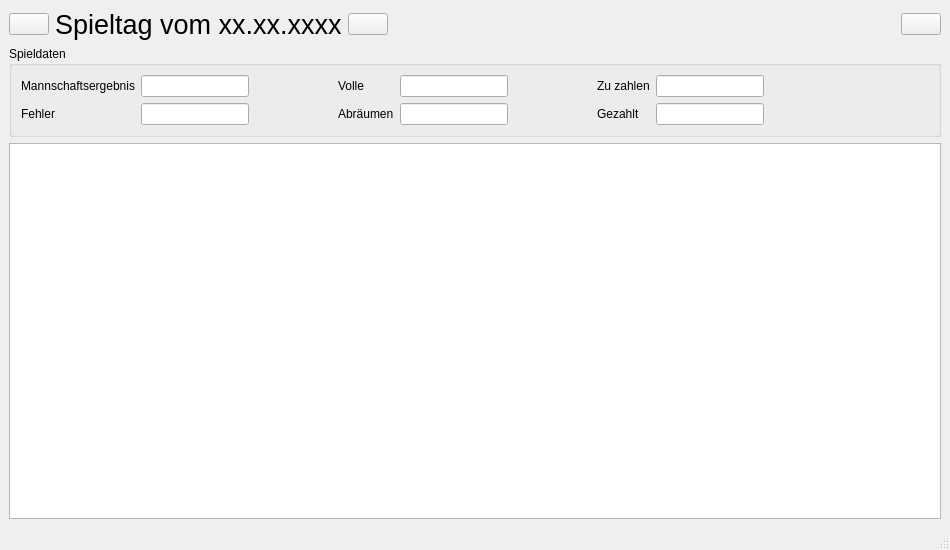
<?xml version="1.0" encoding="UTF-8"?>
<ui version="4.0">
 <class>MainWindow</class>
 <widget class="QMainWindow" name="MainWindow">
  <property name="geometry">
   <rect>
    <x>0</x>
    <y>0</y>
    <width>950</width>
    <height>550</height>
   </rect>
  </property>
  <property name="windowTitle">
   <string>RT 2 gem Kegelkasse</string>
  </property>
  <widget class="QWidget" name="centralwidget">
   <layout class="QGridLayout" name="gridLayout">
    <item row="0" column="0">
     <layout class="QVBoxLayout" name="verticalLayout">
      <item>
       <layout class="QHBoxLayout" name="horizontalLayout">
        <item>
         <widget class="QPushButton" name="previous_push_button">
          <property name="text">
           <string/>
          </property>
          <property name="icon">
           <iconset theme="go-previous"/>
          </property>
         </widget>
        </item>
        <item>
         <widget class="QLabel" name="game_day_label">
          <property name="font">
           <font>
            <pointsize>20</pointsize>
           </font>
          </property>
          <property name="text">
           <string>Spieltag vom xx.xx.xxxx</string>
          </property>
         </widget>
        </item>
        <item>
         <widget class="QPushButton" name="next_push_button">
          <property name="text">
           <string/>
          </property>
          <property name="icon">
           <iconset theme="go-next"/>
          </property>
         </widget>
        </item>
        <item>
         <spacer name="horizontalSpacer">
          <property name="orientation">
           <enum>Qt::Orientation::Horizontal</enum>
          </property>
          <property name="sizeHint" stdset="0">
           <size>
            <width>40</width>
            <height>20</height>
           </size>
          </property>
         </spacer>
        </item>
        <item>
         <widget class="QPushButton" name="addGamePushButton">
          <property name="text">
           <string/>
          </property>
          <property name="icon">
           <iconset theme="QIcon::ThemeIcon::ListAdd"/>
          </property>
         </widget>
        </item>
       </layout>
      </item>
      <item>
       <widget class="QGroupBox" name="groupBox">
        <property name="title">
         <string>Spieldaten</string>
        </property>
        <layout class="QGridLayout" name="gridLayout_3">
         <item row="1" column="9">
          <spacer name="horizontalSpacer_2">
           <property name="orientation">
            <enum>Qt::Orientation::Horizontal</enum>
           </property>
           <property name="sizeHint" stdset="0">
            <size>
             <width>40</width>
             <height>20</height>
            </size>
           </property>
          </spacer>
         </item>
         <item row="1" column="3">
          <widget class="QLabel" name="label_6">
           <property name="text">
            <string>Abräumen</string>
           </property>
          </widget>
         </item>
         <item row="0" column="3">
          <widget class="QLabel" name="label_5">
           <property name="text">
            <string>Volle</string>
           </property>
          </widget>
         </item>
         <item row="0" column="4">
          <widget class="QLineEdit" name="full_lineEdit">
           <property name="readOnly">
            <bool>true</bool>
           </property>
          </widget>
         </item>
         <item row="1" column="0">
          <widget class="QLabel" name="label_2">
           <property name="text">
            <string>Fehler</string>
           </property>
          </widget>
         </item>
         <item row="0" column="7">
          <widget class="QLineEdit" name="paysum_lineedit">
           <property name="readOnly">
            <bool>true</bool>
           </property>
          </widget>
         </item>
         <item row="1" column="1">
          <widget class="QLineEdit" name="teamerrors_lineEdit">
           <property name="readOnly">
            <bool>true</bool>
           </property>
          </widget>
         </item>
         <item row="1" column="7">
          <widget class="QLineEdit" name="payed_lineedit">
           <property name="readOnly">
            <bool>true</bool>
           </property>
          </widget>
         </item>
         <item row="1" column="2">
          <spacer name="horizontalSpacer_6">
           <property name="orientation">
            <enum>Qt::Orientation::Horizontal</enum>
           </property>
           <property name="sizeHint" stdset="0">
            <size>
             <width>20</width>
             <height>20</height>
            </size>
           </property>
          </spacer>
         </item>
         <item row="0" column="6">
          <widget class="QLabel" name="label_3">
           <property name="text">
            <string>Zu zahlen</string>
           </property>
          </widget>
         </item>
         <item row="0" column="1">
          <widget class="QLineEdit" name="teamresult_lineedit">
           <property name="readOnly">
            <bool>true</bool>
           </property>
          </widget>
         </item>
         <item row="1" column="4">
          <widget class="QLineEdit" name="clear_lineEdit">
           <property name="readOnly">
            <bool>true</bool>
           </property>
          </widget>
         </item>
         <item row="0" column="0">
          <widget class="QLabel" name="label">
           <property name="text">
            <string>Mannschaftsergebnis</string>
           </property>
          </widget>
         </item>
         <item row="1" column="6">
          <widget class="QLabel" name="label_4">
           <property name="text">
            <string>Gezahlt</string>
           </property>
          </widget>
         </item>
         <item row="0" column="5">
          <spacer name="horizontalSpacer_3">
           <property name="orientation">
            <enum>Qt::Orientation::Horizontal</enum>
           </property>
           <property name="sizeHint" stdset="0">
            <size>
             <width>40</width>
             <height>20</height>
            </size>
           </property>
          </spacer>
         </item>
         <item row="1" column="8">
          <spacer name="horizontalSpacer_4">
           <property name="orientation">
            <enum>Qt::Orientation::Horizontal</enum>
           </property>
           <property name="sizeHint" stdset="0">
            <size>
             <width>40</width>
             <height>20</height>
            </size>
           </property>
          </spacer>
         </item>
        </layout>
       </widget>
      </item>
     </layout>
    </item>
    <item row="1" column="0">
     <widget class="QTableView" name="tableView">
      <property name="font">
       <font>
        <pointsize>20</pointsize>
       </font>
      </property>
     </widget>
    </item>
   </layout>
  </widget>
  <widget class="QStatusBar" name="statusbar"/>
  <widget class="QMenuBar" name="menuBar">
   <property name="geometry">
    <rect>
     <x>0</x>
     <y>0</y>
     <width>950</width>
     <height>33</height>
    </rect>
   </property>
  </widget>
  <action name="actionMannschaften_verwalten">
   <property name="text">
    <string>Mannschaften verwalten</string>
   </property>
  </action>
 </widget>
 <resources/>
 <connections/>
</ui>
